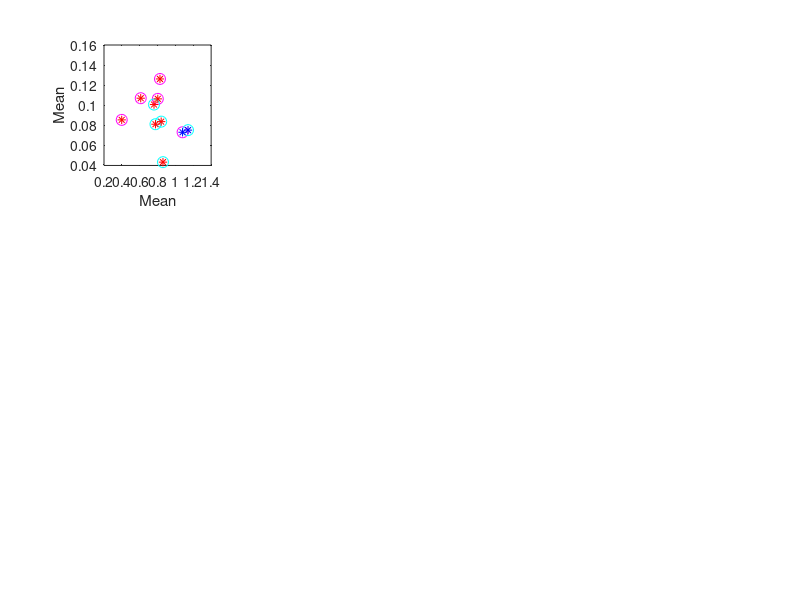
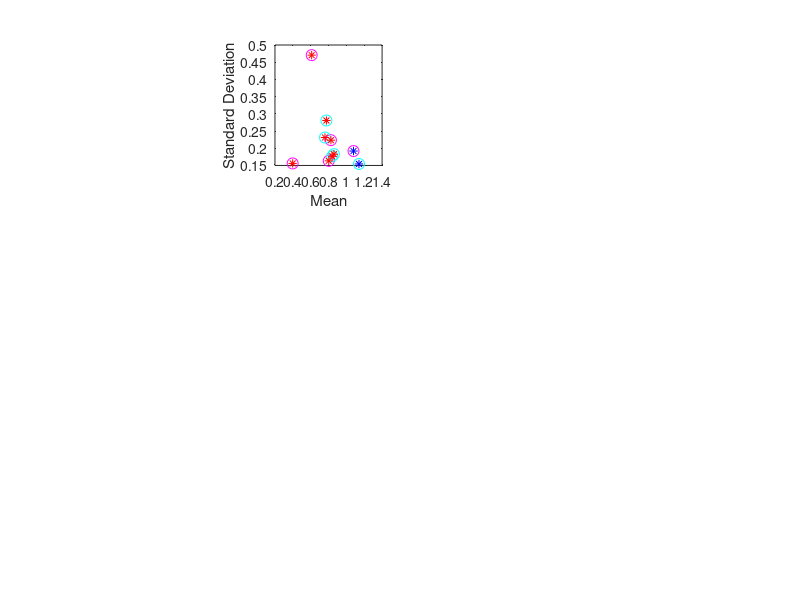
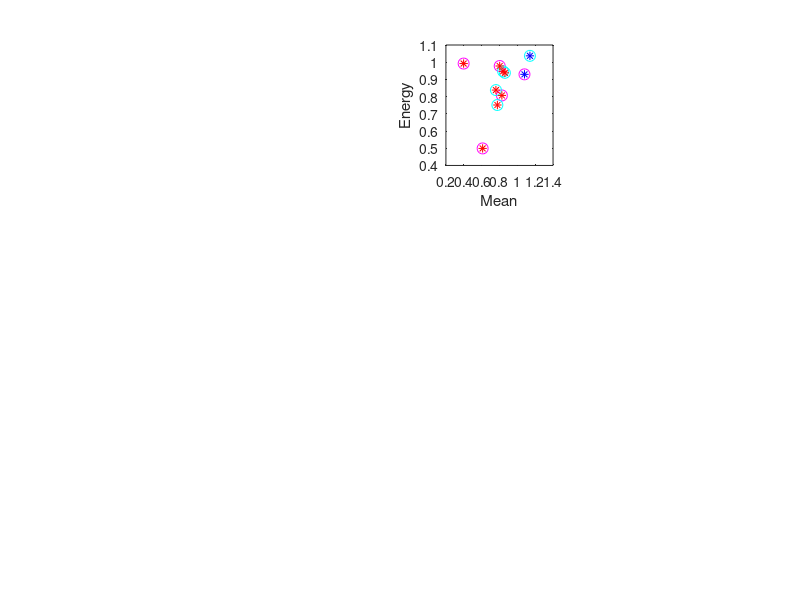
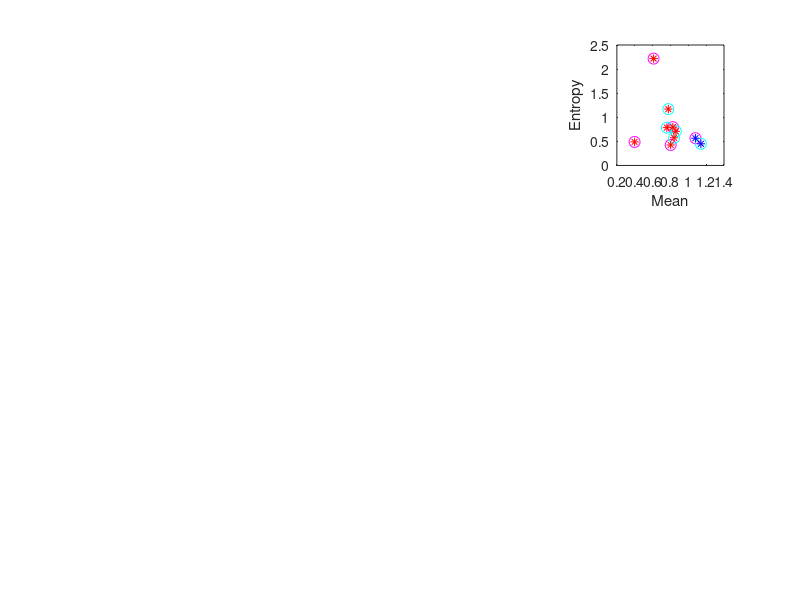

MATLAB code to generate these figures, in order: (Note: this script raises an error after producing the figures.)
% # DATA description (column description)
% # 0. Class label [0=cocaine | 1=control | 2=fear]
% # 1. Brain number
% # 2. ROI number
% # 3. ROI position X
% # 4. ROI position Y
% # 5. ROI position Z
% # 6. ROI mean
% # 7. ROI std
% # 8. Haralick feature - Energy
% # 9. Haralick feature - Entropy
% # 10. Haralick feature - Correlation
% # 11. Haralick feature - Contrast
% # 12. Haralick feature - Variance
% # 13. Haralick feature - SumMean
% # 14. Haralick feature - Inertia
% # 15. Haralick feature - Cluster Shade
% # 16. Haralick feature - Cluster tendency
% # 17. Haralick feature - Homogeneity
% # 18. Haralick feature - MaxProbability
% # 19. Haralick feature - Inverse Variance
%this code only tests  Cocaine vs Control
close all;
%Load data
load('brain_173');
load('brain_174');
load('brain_175');
load('brain_177');
load('brain_178'); %Cocaine
load('brain_181');
load('brain_182');
load('brain_189');
load('brain_239');
load('brain_258'); %Control

%load feature names 
load('feature_names');
%load roi numbers
load('roi_numbers');
j=1;
%pick ROIs to test
    roi1=13;
%Testing for a pair of features - Kmeans clustering 
%loop through all ROIs
    for i = 1:13 %loop through all features
        figure(i);
        for j=1:12
        X = [brain_173(roi1,i+6), brain_174(roi1,i+6), brain_175(roi1,i+6), brain_177(roi1,i+6) ,brain_178(roi1,i+6), brain_181(roi1,i+6),brain_182(roi1,i+6),brain_189(roi1,i+6),brain_239(roi1,i+6),brain_258(roi1,i+6);brain_173(roi1,j+7), brain_174(roi1,j+7), brain_175(roi1,j+7), brain_177(roi1,j+7) ,brain_178(roi1,j+7), brain_181(roi1,j+7),brain_182(roi1,j+7),brain_189(roi1,j+7),brain_239(roi1,j+7),brain_258(roi1,j+7)];
        X=X.';
        idx(:,j) = kmeans(X,2);
       s(:,j) = silhouette(X,idx(:,j),'cityblock');
       subplot(3,4,j);plot(X(1:5,1),X(1:5,2),'mo','MarkerSize',8);hold on;
       plot(X(6:10,1),X(6:10,2),'co','MarkerSize',8);hold on;
       plot(X(idx(:,i)==1,1),X(idx(:,i)==1,2),'*r');hold on;
       plot(X(idx(:,i)==2,1),X(idx(:,i)==2,2),'*b');
       xlabel(sprintf('%s',feature_names{i}));
       ylabel(sprintf('%s',feature_names{j})); 
       if j==12
       legend('Cocaine','Control','Cluster 1','Cluster 2');
       end
        end
        subplot(3,4,2);
    title(sprintf('ROI: %d',roi_numbers(roi1)));
    end